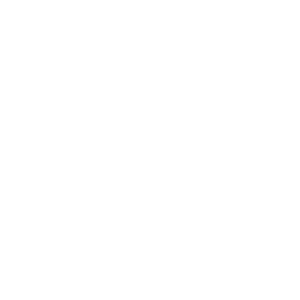
Frame 1 (no input)
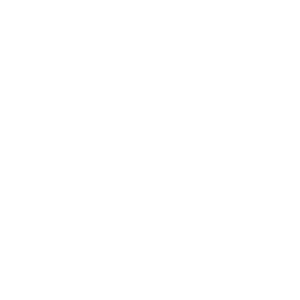
Frame 60 (no input)
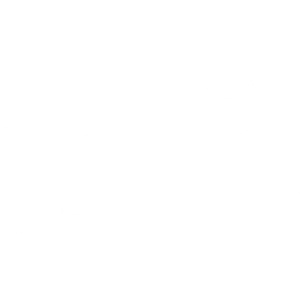
Frame 120 (the mouse pressed at the canvas centre since frame 60)

The p5.js sketch that drew these frames (run headless with seeded random() and noise() and a simulated clock; from frame 60 on, the mouse is pressed at the canvas centre):

// p5.js sketch
// ── sketch.js
// var xoff1 = 0;
// var xoff2 = 1000;
//
var inc = 0.1;
var scl = 5;
var cols, rows;
var zoff = 0;
var fr;

var particles = [];
var flowfield = [];

var currentPos = [];

function setup() {
  createCanvas(300, 300);
  pixelDensity(1);
  cols = floor(width / scl);
  rows = floor(height / scl);
  fr = createP('');

  flowfield = new Array(cols * rows);

  for (var i = 0; i < 1500; i++) {
    particles[i] = new Particle();
    currentPos[i] = createVector(0, 0);
    currentPos[i].x = particles[i].pos.x;
    currentPos[i].y = particles[i].pos.y;
  }
}

function updatePosTracker() {
  for (var i = 0; i < particles.length; i++) {
    currentPos[i].x = particles[i].pos.x;
    currentPos[i].y = particles[i].pos.y;
  }
}

function showPosTracker() {
  for (var i = 0; i < currentPos.length; i++) {
    stroke(255, 0, 0, 100);
    strokeWeight(4);
    point(currentPos[i].x, currentPos[i].y);
  }
}

function draw() {
  // background(255);

  var yoff = 0;
  for (var y = 0; y < rows; y++) {
    var xoff = 0;
    for (var x = 0; x < cols; x++) {
      var index = (x + y * cols);
      var angle = noise(xoff, yoff, zoff) * TWO_PI;
      var v = p5.Vector.fromAngle(angle);
      v.setMag(1);
      flowfield[index] = v;
      xoff += inc;

      // stroke(0, 100);
      // strokeWeight(1);
      // push();
      // translate(x * scl, y * scl);
      // rotate(v.heading());
      // line(0, 0, scl, 0);
      // pop();


    }
    yoff += inc;
  }
  zoff += 0.01;

  for (var i = 0; i < particles.length; i++) {
    particles[i].follow(flowfield);
    particles[i].update();
    particles[i].show();
  }
  // updatePosTracker();
  // showPosTracker();

  fr.html(floor(frameRate()));
}

// ── particle.js
function Particle() {
  this.pos = createVector(random(width), random(height));
  this.vel = createVector(0, 0);
  this.acc = createVector(0, 0);
  this.maxspeed = 1;
  this.prevPos = this.pos.copy();

  this.update = function() {
    this.vel.add(this.acc);
    this.vel.limit(this.maxspeed);
    this.pos.add(this.vel);
    this.acc.mult(0);

    this.edges();
  };

  this.applyForce = function(force) {
    this.acc.add(force);
  };

  this.show = function() {
    stroke(0, 1);
    strokeWeight(1);
    line(this.pos.x, this.pos.y, this.prevPos.x, this.prevPos.y);
    // point(this.pos.x, this.pos.y);
    this.updatePrev();
  };

  this.updatePrev = function() {
    this.prevPos.x = this.pos.x;
    this.prevPos.y = this.pos.y;
  };

  this.edges = function() {
    if (this.pos.x > width) {
      this.pos.x = 0;
      this.updatePrev();
    }
    if (this.pos.x < 0) {
      this.pos.x = width;
      this.updatePrev();
    }
    if (this.pos.y > height) {
      this.pos.y = 0;
      this.updatePrev();
    }
    if (this.pos.y < 0) {
      this.pos.y = height;
      this.updatePrev();
    }
  };

  this.follow = function(vectors) {
    var x = floor(this.pos.x / scl);
    var y = floor(this.pos.y / scl);
    var index = x + y * cols;
    var force = vectors[index];
    this.applyForce(force);
  };
}
